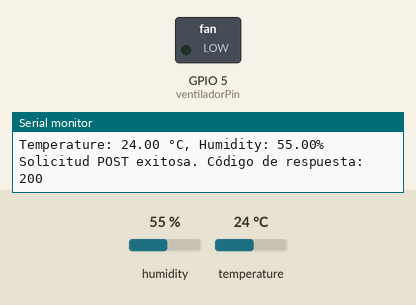
Bench run of a sketch on a simulated ESP32. Shown: switched loads named in the sketch (green lamp = pin HIGH), the last lines printed to the serial monitor. The inputs (shaded band) are chosen by the test bench; at power-on: temperature 24 °C, humidity 55 %. WiFi joins after 1.5 s; servers stay silent unless stated; uploads are accepted with an empty reply.

Above: at 3.2 s.
3.3 s: temperature set to 29 °C
6.4 s: temperature set to 32 °C
At 8.9 s:
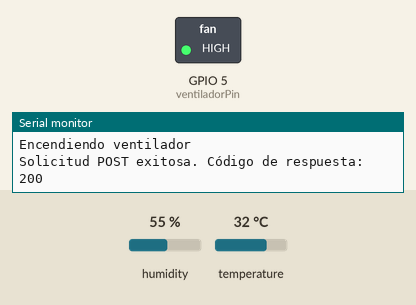
16.4 s: temperature set to 12 °C
At 18.9 s:
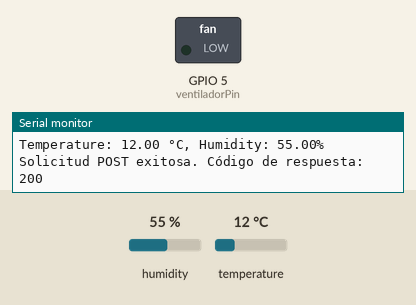
19.6 s: temperature set to 33 °C
At 22.3 s:
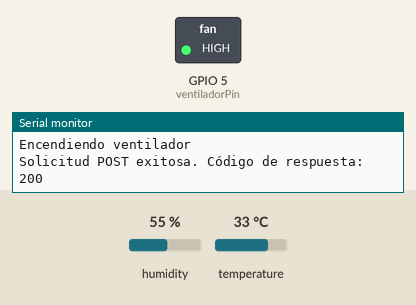
Timing chart, 0 to 23.8 s (numbered marks = the images above; inputs shaded):
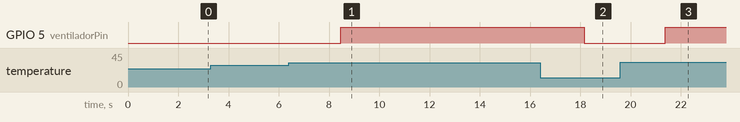

The sketch:

esp32.ino
```cpp
#include <DHT.h>
#include <ESPAsyncWebServer.h>
#include <WiFi.h>
#include <HTTPClient.h>

#define DHTPIN 2      // Pin al que está conectado el sensor DHT11
#define DHTTYPE DHT11 // Tipo de sensor DHT

DHT dht(DHTPIN, DHTTYPE);

const int ventiladorPin = 5; // Pin al que está conectado el ventilador
const float TEMPERATURA_LIMITE = 30.0;
const float HUMEDAD_LIMITE_BAJA = 50.0;
const float HUMEDAD_LIMITE_ALTA = 70.0;

const char *ssid = "Elkin";
const char *password = "3127913613";
const char *serverUrl = "http://192.168.43.170:4000/telematica/postIoT";  // Reemplaza con la URL de tu servidor y el endpoint

AsyncWebServer server(4000);

void setup()
{
  Serial.begin(9600);
  dht.begin();
  pinMode(ventiladorPin, OUTPUT);

  // Conexión WiFi
  WiFi.begin(ssid, password);
  while (WiFi.status() != WL_CONNECTED)
  {
    delay(1000);
    Serial.println("Conectando a WiFi...");
  }
  Serial.println("Conectado a la red WiFi");

  // Configuración del servidor web
  server.on("/", HTTP_GET, [](AsyncWebServerRequest *request) {
    float temperatura = dht.readTemperature();
    float humedad = dht.readHumidity();

    String respuesta = "Temperatura: " + String(temperatura) + " °C, Humedad: " + String(humedad) + " %";
    request->send(200, "text/plain", respuesta);
  });

  server.begin();
}

void loop()
{
  // Lectura de la temperatura y humedad
  float temperatura = dht.readTemperature();
  float humedad = dht.readHumidity();

  // Verificar si la lectura es válida
  if (isnan(temperatura) || isnan(humedad))
  {
    Serial.println("ERROR EN EL SENSOR");
    return;
  }

  // Mostrar valores de temperatura y humedad
  Serial.print("Temperature: ");
  Serial.print(temperatura);
  Serial.print(" °C, Humidity: ");
  Serial.print(humedad);
  Serial.println("%");

  // Verificación de la temperatura
  if (temperatura > TEMPERATURA_LIMITE)
  {
    digitalWrite(ventiladorPin, HIGH); // Encender el ventilador
    Serial.println("Encendiendo ventilador");
  }
  else
  {
    digitalWrite(ventiladorPin, LOW); // Apagar el ventilador
  }

  // Verificación de la humedad baja
  if (humedad < HUMEDAD_LIMITE_BAJA)
  {
    Serial.println("Humedad baja");
  }
  // Verificación de la humedad alta
  else if (humedad > HUMEDAD_LIMITE_ALTA)
  {
    Serial.println("Humedad alta");
  }

  // Realizar la solicitud POST al servidor
  HTTPClient http;
  http.begin(serverUrl);
  http.addHeader("Content-Type", "application/x-www-form-urlencoded");

  String postData = "temperatura=" + String(temperatura) + "&humedad=" + String(humedad);

  int httpResponseCode = http.POST(postData);

  if (httpResponseCode > 0)
  {
    Serial.print("Solicitud POST exitosa. Código de respuesta: ");
    Serial.println(httpResponseCode);
  }
  else
  {
    Serial.print("Error en la solicitud POST. Código de respuesta: ");
    Serial.println(httpResponseCode);
  }

  http.end();

  delay(3000); // Esperar 3 segundos antes de la siguiente lectura y envío de datos
}
```

Measured:
- the behaviour switches between 30 and 31 °C on temperature (found by bisection; images 0 and 1)
- after the input at 6.4 s, GPIO 5 (ventiladorPin): LOW → HIGH after 2.1 s
- after the input at 16.4 s, GPIO 5 (ventiladorPin): HIGH → LOW after 1.8 s
- after the input at 19.6 s, GPIO 5 (ventiladorPin): LOW → HIGH after 1.8 s
